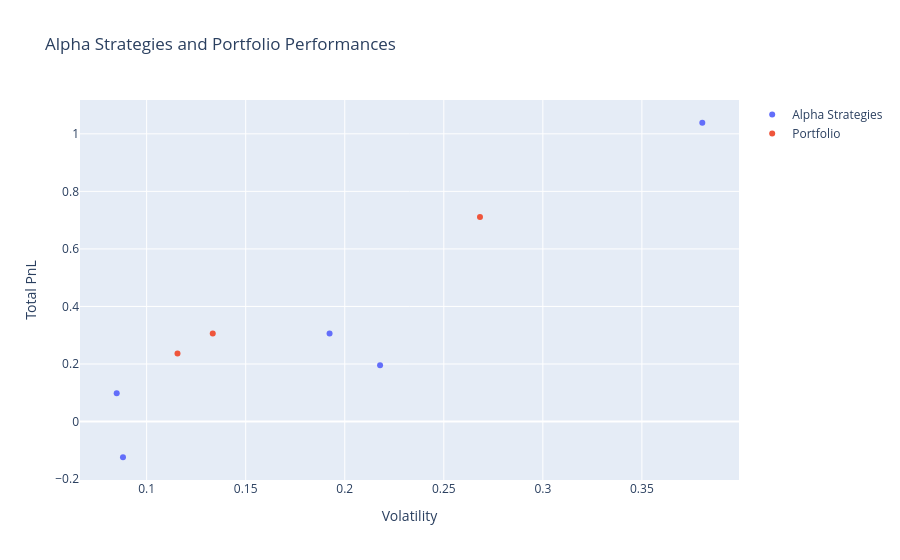

Notebook cell for this chart:
### Code cell
# scatterplot of Alpha strategies and portfolio performances on x = Vol, y = Total PnL

# Alpha Vols and PnLs
vols = pnl_strategies.std(axis=0)
pnls = pnl_strategies.iloc[-1]

# Portfolio Vols and PnLs
ptf_vols = portfolio_performances.std(axis=0)
ptf_pnls = portfolio_performances.iloc[-1]

fig = go.Figure()
fig.add_trace(go.Scatter(x=vols, y=pnls, mode='markers', name='Alpha Strategies'))
fig.add_trace(go.Scatter(x=ptf_vols, y=ptf_pnls, mode='markers', name='Portfolio'))
fig.update_layout(
    xaxis_title="Volatility",
    yaxis_title="Total PnL",
    title="Alpha Strategies and Portfolio Performances"
)
fig.show()

### Figure 1 — Plotly figure (JSON) as saved in the notebook; plotly's stock layout.template omitted (floating-point values rounded to 4 significant figures)
{"data": [{"mode": "markers", "name": "Alpha Strategies", "type": "scatter", "x": [0.08488, 0.3805, 0.2178, 0.08805, 0.1923], "y": [0.09825, 1.039, 0.1958, -0.1242, 0.3057]}, {"mode": "markers", "name": "Portfolio", "type": "scatter", "x": [0.1334, 0.2683, 0.1156], "y": [0.3061, 0.7109, 0.2364]}], "layout": {"title": {"text": "Alpha Strategies and Portfolio Performances"}, "xaxis": {"title": {"text": "Volatility"}}, "yaxis": {"title": {"text": "Total PnL"}}}}
